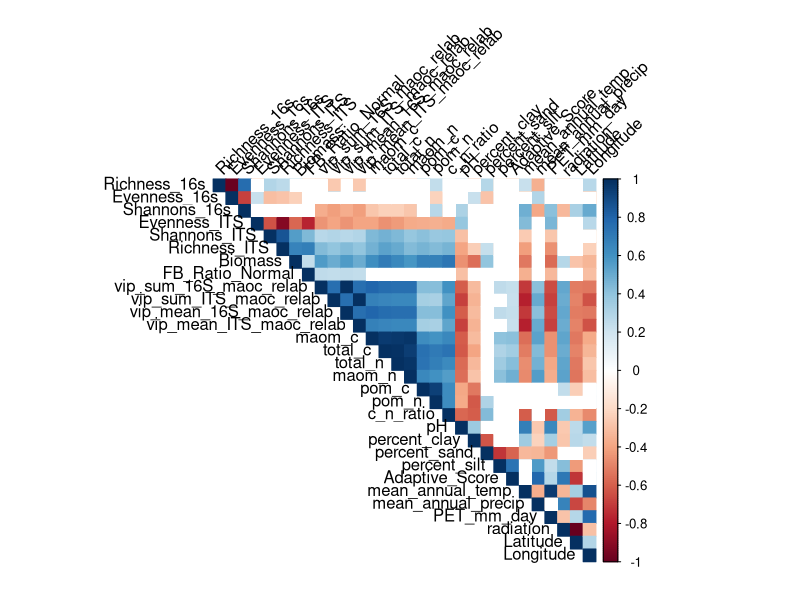

Source code (R):
## ---- chunk 1
library(corrplot)
library(tidyverse)
library(Hmisc)
## ---- chunk 2
metadata <- read_csv("1.1_Metadata.csv")
## ---- chunk 3
combined_predictors <- metadata %>%
  dplyr::select(
    Sample,
    Richness_16s, Evenness_16s, Shannons_16s,
    Evenness_ITS, Shannons_ITS, Richness_ITS,
    Biomass, FB_Ratio_Normal,
    vip_sum_16S_maoc_relab, vip_sum_ITS_maoc_relab,
    vip_mean_16S_maoc_relab, vip_mean_ITS_maoc_relab,
    maom_c, total_c, total_n, maom_n, pom_c, pom_n, c_n_ratio,
    pH, percent_clay, percent_sand, percent_silt,
    Adaptive_Score, mean_annual_temp, mean_annual_precip,
    PET_mm_day, radiation, Latitude, Longitude
  ) %>%
  drop_na() %>%                        # Remove rows with any missing data
  mutate(across(-Sample, as.numeric)) # Ensure all variables are numeric (excluding Sample)

## ---- chunk 4
# Prepare data matrix for correlation analysis
cor_input <- combined_predictors %>%
  select(-Sample) %>%
  drop_na() %>%                # Ensures no missing values
  mutate(across(everything(), as.numeric)) %>%
  as.matrix()

# Run rcorr
cor_results <- rcorr(cor_input, type = "spearman")

# Extract correlation and p-value matrices
cor_matrix <- cor_results$r
p_matrix <- cor_results$P

## ---- chunk 5
diag(p_matrix) <- 0  # or use 1 if you want them excluded from significance coloring
## ---- chunk 6
corrplot(cor_matrix,
         method = "color",
         type = "upper",
         tl.col = "black",
         tl.srt = 45,
         p.mat = p_matrix,
         sig.level = 0.05,
         insig = "blank")
